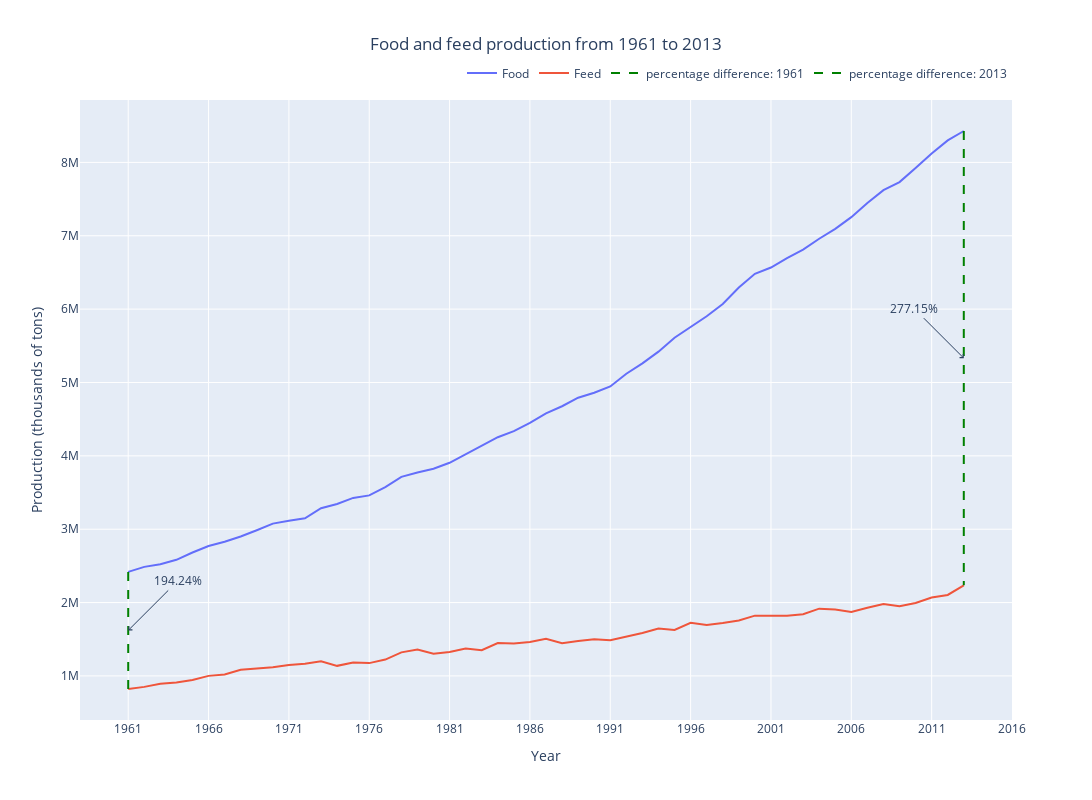
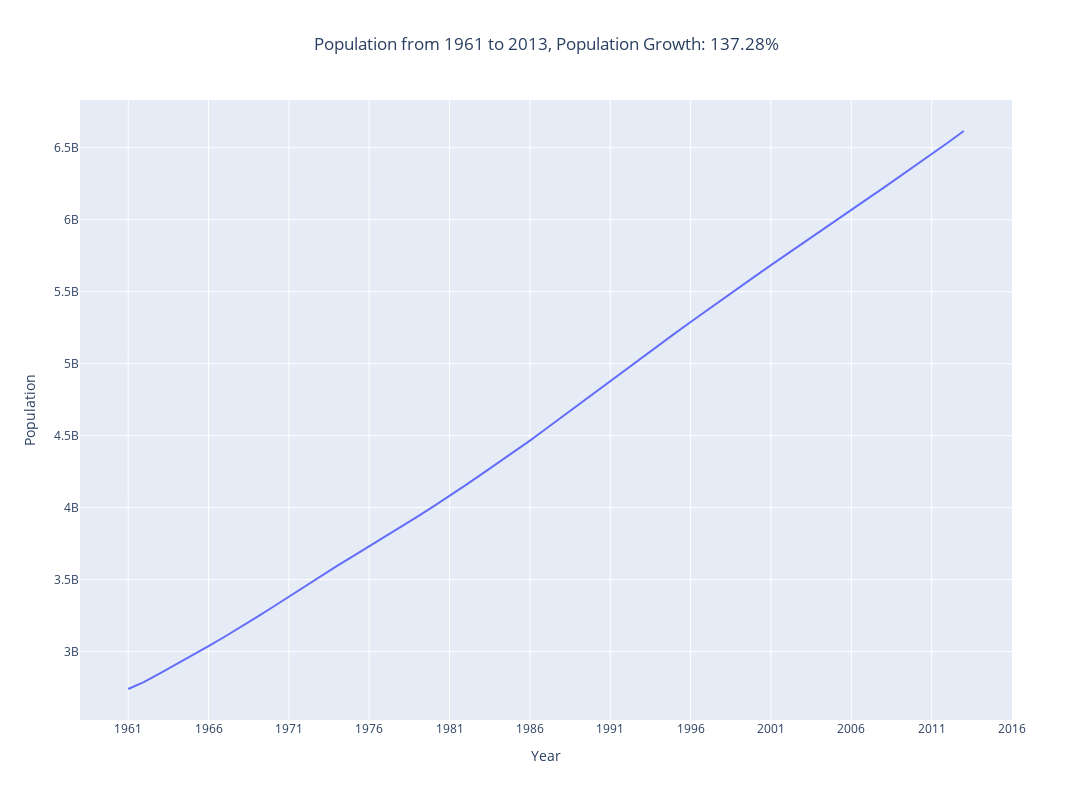
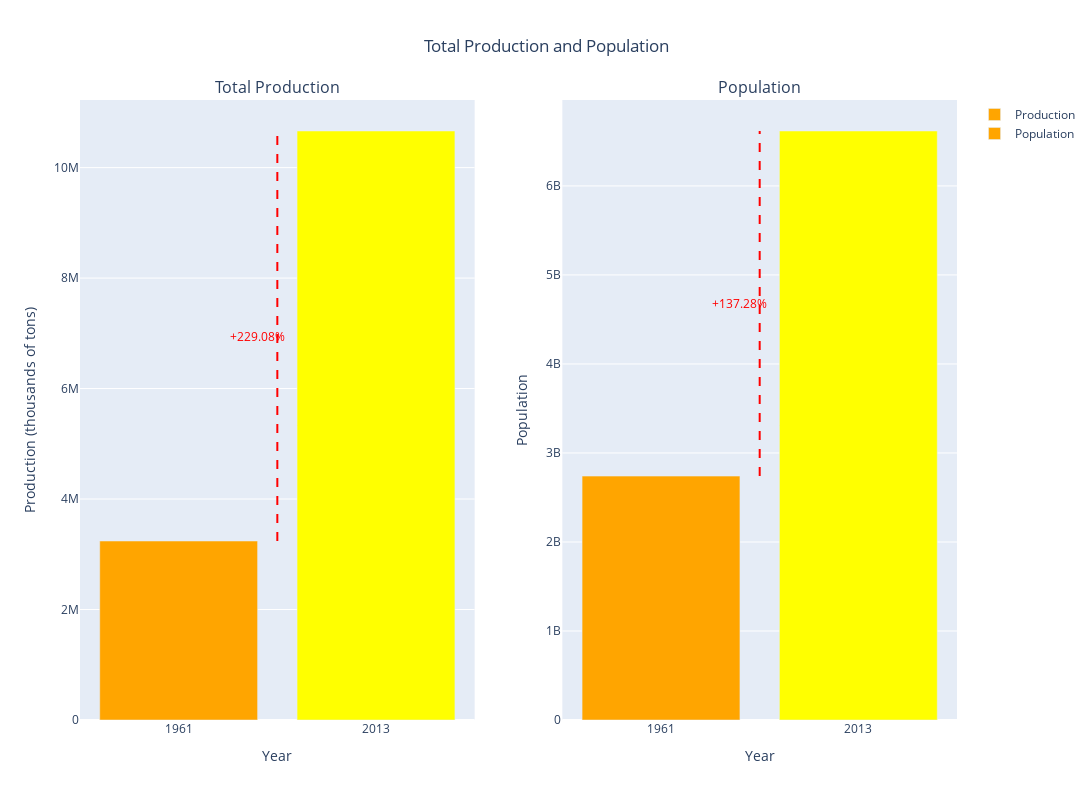

Source (notebook cell) for these figures, in order:
### Markdown cell above
We can proceed with exploring and visualizing the data. First, let's observe the trends of food and feed production and population growth from 1961 to 2013.

### Code cell
# group by year and element, then sum up the production
production_data = df_fao.groupby(['year', 'element'])['production'].sum().reset_index()

# min and max years
min_year = production_data['year'].min()
max_year = production_data['year'].max()

# first and last food and feed productions
first_data = production_data[production_data['year'] == min_year]
last_data = production_data[production_data['year'] == max_year]
first_food_production = first_data[first_data['element'] == 'Food']['production'].values[0]
first_feed_production = first_data[first_data['element'] == 'Feed']['production'].values[0]
last_food_production = last_data[last_data['element'] == 'Food']['production'].values[0]
last_feed_production = last_data[last_data['element'] == 'Feed']['production'].values[0]

# percentage differences
difference_percentage_first = ((first_food_production - first_feed_production) / first_feed_production) * 100
difference_percentage_last = ((last_food_production - last_feed_production) / last_feed_production) * 100

# create traces for food and feed productions
food_trace = go.Scatter(x=production_data[production_data['element'] == 'Food']['year'],
                        y=production_data[production_data['element'] == 'Food']['production'],
                        mode='lines',
                        name='Food')

feed_trace = go.Scatter(x=production_data[production_data['element'] == 'Feed']['year'],
                        y=production_data[production_data['element'] == 'Feed']['production'],
                        mode='lines',
                        name='Feed')

# create vertical lines for the first and last points
first_line = go.Scatter(x=[min_year, min_year],
                        y=[first_food_production, first_feed_production],
                        mode='lines',
                        line=dict(color='green', dash='dash'),
                        name=f'percentage difference: {min_year}')

last_line = go.Scatter(x=[max_year, max_year],
                       y=[last_food_production, last_feed_production],
                       mode='lines',
                       line=dict(color='green', dash='dash'),
                       name=f'percentage difference: {max_year}')

# add annotations for percentage differences
annotations = [
    dict(x=min_year, y=(first_food_production + first_feed_production) / 2,
         text=f'{difference_percentage_first:.2f}%',
         showarrow=True,
         arrowhead=4,
         ax=50,
         ay=-50),
    dict(x=max_year, y=(last_food_production + last_feed_production) / 2,
         text=f'{difference_percentage_last:.2f}%',
         showarrow=True,
         arrowhead=4,
         ax=-50,
         ay=-50)
]

# create the figure
fig = go.Figure(data=[food_trace, feed_trace, first_line, last_line],
                layout=dict(title=dict(text=f'Food and feed production from {min_year} to {max_year}',
                                        x=0.5),  # center title
                            xaxis=dict(title='Year', tickmode='linear', tick0=min_year, dtick=5,
                                       range=[min_year - 3, max_year + 3]),  # set axis range
                            yaxis=dict(title='Production (thousands of tons)'),
                            legend=dict(orientation="h", yanchor="bottom", y=1.02, xanchor="right", x=1),
                            annotations=annotations,
                            width=1800,  # set width
                            height=800))  # set height

# show the plot
fig.show()

# select only the columns of interest (from 1961 onwards) and calculate the sum for each year
pop_tot_years = df_pop.iloc[:, 3:].sum()

# percentage difference
difference_percentage_pop = ((pop_tot_years.iloc[-1] - pop_tot_years.iloc[1]) / pop_tot_years.iloc[1]) * 100

# create trace for population
pop_trace = go.Scatter(x=production_data[production_data['element'] == 'Food']['year'],
                        y=pop_tot_years,
                        mode='lines',
                        name='Population')

# create the figure
fig = go.Figure(data=pop_trace,
                layout=dict(title=dict(text=f'Population from {min_year} to {max_year}, '
                                             f'Population Growth: {difference_percentage_pop:.2f}%',
                                        x=0.5),  # center title
                            xaxis=dict(title='Year', tickmode='linear', tick0=min_year, dtick=5,
                                       range=[min_year - 3, max_year + 3]),  # set axis range
                            yaxis=dict(title='Population'),
                            legend=dict(orientation="h", yanchor="bottom", y=1.02, xanchor="right", x=1),
                            width=1800,  # set width
                            height=800))  # set height

# show the plot
fig.show()

# production and population data for the first and last year
first_year_data = production_data.loc[production_data['year'] == min_year]
last_year_data = production_data.loc[production_data['year'] == max_year]
first_pop = pop_tot_years.iloc[0]
last_pop = pop_tot_years.iloc[-1]

# calculate percentage difference
production_change_percentage = ((last_year_data['production'].sum() - first_year_data['production'].sum()) / 
                                first_year_data['production'].sum()) * 100

# calculate percentage positions for the dashed line
y_position_prod = [first_year_data['production'].sum(), last_year_data['production'].sum()]
y_position_pop = [first_pop, last_pop]

# create figure with two subplots
fig = make_subplots(rows=1, cols=2, subplot_titles=("Total Production", "Population"))

# data for the first subplot (Production)
fig.add_trace(go.Bar(x=[0, 1], 
                     y=[first_year_data['production'].sum(), last_year_data['production'].sum()],
                     marker=dict(color=['orange', 'yellow']),
                     name="Production"),
              row=1, col=1)

# data for the second subplot (Population)
fig.add_trace(go.Bar(x=[0, 1], 
                     y=[first_pop, last_pop],
                     marker=dict(color=['orange', 'yellow']),
                     name="Population"),
              row=1, col=2)

# set custom labels on the x-axis
fig.update_xaxes(tickvals=[0, 1], ticktext=[min_year, max_year], row=1, col=1)
fig.update_xaxes(tickvals=[0, 1], ticktext=[min_year, max_year], row=1, col=2)

# set titles and axis labels for the Production subplot
fig.update_xaxes(title_text="Year", row=1, col=1)
fig.update_yaxes(title_text="Production (thousands of tons)", row=1, col=1)

# set titles and axis labels for the Population subplot
fig.update_xaxes(title_text="Year", row=1, col=2)
fig.update_yaxes(title_text="Population", row=1, col=2)

# add dashed line annotation for Production increase
fig.add_shape(type="line",
              x0=0.5, y0=y_position_prod[0],
              x1=0.5, y1=y_position_prod[1],
              line=dict(color="red", width=2, dash="dash"),
              row=1, col=1)

# add dashed line annotation for Population increase
fig.add_shape(type="line",
              x0=0.5, y0=y_position_pop[0],
              x1=0.5, y1=y_position_pop[1],
              line=dict(color="red", width=2, dash="dash"),
              row=1, col=2)

# add annotation for the percentage increase in Production
fig.add_annotation(x=0.4, y=y_position_prod[0] + (y_position_prod[1] - y_position_prod[0]) / 2,
                   text=f"+{production_change_percentage:.2f}%",
                   showarrow=False,
                   font=dict(color="red", size=12),
                   row=1, col=1)

# add annotation for the percentage increase in Population
fig.add_annotation(x=0.4, y=y_position_pop[0] + (y_position_pop[1] - y_position_pop[0]) / 2,
                   text=f"+{difference_percentage_pop:.2f}%",
                   showarrow=False,
                   font=dict(color="red", size=12),
                   row=1, col=2)

# set layout of the figure with specified width and height
fig.update_layout(title_text="Total Production and Population", 
                  title_xanchor="center", title_yanchor="top",
                  title_x=0.5, title_y=0.95,
                  width=1800, height=800) 

# show the figure
fig.show()

### Figure 1 — Plotly figure (JSON) as saved in the notebook; plotly's stock layout.template omitted (floating-point values rounded to 4 significant figures)
{"data": [{"mode": "lines", "name": "Food", "type": "scatter", "x": [1961, 1962, 1963, 1964, 1965, 1966, 1967, 1968, 1969, 1970, 1971, 1972, 1973, 1974, 1975, 1976, 1977, 1978, 1979, 1980, 1981, 1982, 1983, 1984, 1985, 1986, 1987, 1988, 1989, 1990, 1991, 1992, 1993, 1994, 1995, 1996, 1997, 1998, 1999, 2000, 2001, 2002, 2003, 2004, 2005, 2006, 2007, 2008, 2009, 2010, 2011, 2012, 2013], "y": [2418000.0, 2487000.0, 2524000.0, 2582000.0, 2682000.0, 2771000.0, 2829000.0, 2900000.0, 2985000.0, 3076000.0, 3116000.0, 3148000.0, 3287000.0, 3344000.0, 3426000.0, 3461000.0, 3574000.0, 3713000.0, 3774000.0, 3823000.0, 3906000.0, 4020000.0, 4135000.0, 4254000.0, 4337000.0, 4448000.0, 4579000.0, 4676000.0, 4792000.0, 4860000.0, 4945000.0, 5119000.0, 5261000.0, 5420000.0, 5610000.0, 5752000.0, 5902000.0, 6069000.0, 6294000.0, 6482000.0, 6567000.0, 6696000.0, 6812000.0, 6960000.0, 7095000.0, 7254000.0, 7447000.0, 7622000.0, 7731000.0, 7925000.0, 8122000.0, 8300000.0, 8428000.0]}, {"mode": "lines", "name": "Feed", "type": "scatter", "x": [1961, 1962, 1963, 1964, 1965, 1966, 1967, 1968, 1969, 1970, 1971, 1972, 1973, 1974, 1975, 1976, 1977, 1978, 1979, 1980, 1981, 1982, 1983, 1984, 1985, 1986, 1987, 1988, 1989, 1990, 1991, 1992, 1993, 1994, 1995, 1996, 1997, 1998, 1999, 2000, 2001, 2002, 2003, 2004, 2005, 2006, 2007, 2008, 2009, 2010, 2011, 2012, 2013], "y": [821900.0, 850800.0, 893900.0, 910700.0, 944900.0, 1001000.0, 1019000.0, 1084000.0, 1100000.0, 1117000.0, 1148000.0, 1165000.0, 1199000.0, 1137000.0, 1183000.0, 1175000.0, 1223000.0, 1321000.0, 1360000.0, 1304000.0, 1327000.0, 1374000.0, 1351000.0, 1448000.0, 1444000.0, 1462000.0, 1507000.0, 1446000.0, 1477000.0, 1501000.0, 1486000.0, 1531000.0, 1585000.0, 1646000.0, 1627000.0, 1723000.0, 1693000.0, 1720000.0, 1755000.0, 1822000.0, 1825000.0, 1820000.0, 1841000.0, 1917000.0, 1905000.0, 1871000.0, 1930000.0, 1980000.0, 1950000.0, 1995000.0, 2070000.0, 2104000.0, 2235000.0]}, {"line": {"color": "green", "dash": "dash"}, "mode": "lines", "name": "percentage difference: 1961", "type": "scatter", "x": [1961, 1961], "y": [2418262, 821878]}, {"line": {"color": "green", "dash": "dash"}, "mode": "lines", "name": "percentage difference: 2013", "type": "scatter", "x": [2013, 2013], "y": [8428042, 2234680]}], "layout": {"annotations": [{"arrowhead": 4, "ax": 50, "ay": -50, "showarrow": true, "text": "194.24%", "x": 1961, "y": 1620070}, {"arrowhead": 4, "ax": -50, "ay": -50, "showarrow": true, "text": "277.15%", "x": 2013, "y": 5331361}], "height": 800, "legend": {"orientation": "h", "x": 1, "xanchor": "right", "y": 1.02, "yanchor": "bottom"}, "title": {"text": "Food and feed production from 1961 to 2013", "x": 0.5}, "width": 1800, "xaxis": {"dtick": 5, "range": [1958, 2016], "tick0": 1961, "tickmode": "linear", "title": {"text": "Year"}}, "yaxis": {"title": {"text": "Production (thousands of tons)"}}}}

### Figure 2 — Plotly figure (JSON) as saved in the notebook; plotly's stock layout.template omitted (floating-point values rounded to 4 significant figures)
{"data": [{"mode": "lines", "name": "Population", "type": "scatter", "x": [1961, 1962, 1963, 1964, 1965, 1966, 1967, 1968, 1969, 1970, 1971, 1972, 1973, 1974, 1975, 1976, 1977, 1978, 1979, 1980, 1981, 1982, 1983, 1984, 1985, 1986, 1987, 1988, 1989, 1990, 1991, 1992, 1993, 1994, 1995, 1996, 1997, 1998, 1999, 2000, 2001, 2002, 2003, 2004, 2005, 2006, 2007, 2008, 2009, 2010, 2011, 2012, 2013], "y": [2740000000.0, 2789000000.0, 2849000000.0, 2911000000.0, 2973000000.0, 3038000000.0, 3103000000.0, 3170000000.0, 3239000000.0, 3309000000.0, 3382000000.0, 3453000000.0, 3524000000.0, 3595000000.0, 3664000000.0, 3731000000.0, 3799000000.0, 3867000000.0, 3937000000.0, 4008000000.0, 4081000000.0, 4156000000.0, 4233000000.0, 4309000000.0, 4386000000.0, 4466000000.0, 4548000000.0, 4631000000.0, 4714000000.0, 4798000000.0, 4882000000.0, 4965000000.0, 5047000000.0, 5128000000.0, 5209000000.0, 5289000000.0, 5370000000.0, 5450000000.0, 5529000000.0, 5607000000.0, 5685000000.0, 5763000000.0, 5840000000.0, 5916000000.0, 5993000000.0, 6069000000.0, 6145000000.0, 6222000000.0, 6299000000.0, 6376000000.0, 6454000000.0, 6535000000.0, 6617000000.0]}], "layout": {"height": 800, "legend": {"orientation": "h", "x": 1, "xanchor": "right", "y": 1.02, "yanchor": "bottom"}, "title": {"text": "Population from 1961 to 2013, Population Growth: 137.28%", "x": 0.5}, "width": 1800, "xaxis": {"dtick": 5, "range": [1958, 2016], "tick0": 1961, "tickmode": "linear", "title": {"text": "Year"}}, "yaxis": {"title": {"text": "Population"}}}}

### Figure 3 — Plotly figure (JSON) as saved in the notebook; plotly's stock layout.template omitted (floating-point values rounded to 4 significant figures)
{"data": [{"marker": {"color": ["orange", "yellow"]}, "name": "Production", "type": "bar", "x": [0, 1], "xaxis": "x", "y": [3240140, 10662722], "yaxis": "y"}, {"marker": {"color": ["orange", "yellow"]}, "name": "Population", "type": "bar", "x": [0, 1], "xaxis": "x2", "y": [2739718275, 6616800452], "yaxis": "y2"}], "layout": {"annotations": [{"font": {"size": 16}, "showarrow": false, "text": "Total Production", "x": 0.225, "xanchor": "center", "xref": "paper", "y": 1, "yanchor": "bottom", "yref": "paper"}, {"font": {"size": 16}, "showarrow": false, "text": "Population", "x": 0.775, "xanchor": "center", "xref": "paper", "y": 1, "yanchor": "bottom", "yref": "paper"}, {"font": {"color": "red", "size": 12}, "showarrow": false, "text": "+229.08%", "x": 0.4, "xref": "x", "y": 6951431, "yref": "y"}, {"font": {"color": "red", "size": 12}, "showarrow": false, "text": "+137.28%", "x": 0.4, "xref": "x2", "y": 4678000000.0, "yref": "y2"}], "height": 800, "shapes": [{"line": {"color": "red", "dash": "dash", "width": 2}, "type": "line", "x0": 0.5, "x1": 0.5, "xref": "x", "y0": 3240140, "y1": 10662722, "yref": "y"}, {"line": {"color": "red", "dash": "dash", "width": 2}, "type": "line", "x0": 0.5, "x1": 0.5, "xref": "x2", "y0": 2739718275, "y1": 6616800452, "yref": "y2"}], "title": {"text": "Total Production and Population", "x": 0.5, "xanchor": "center", "y": 0.95, "yanchor": "top"}, "width": 1800, "xaxis": {"anchor": "y", "domain": [0, 0.45], "ticktext": [1961, 2013], "tickvals": [0, 1], "title": {"text": "Year"}}, "xaxis2": {"anchor": "y2", "domain": [0.55, 1], "ticktext": [1961, 2013], "tickvals": [0, 1], "title": {"text": "Year"}}, "yaxis": {"anchor": "x", "domain": [0, 1], "title": {"text": "Production (thousands of tons)"}}, "yaxis2": {"anchor": "x2", "domain": [0, 1], "title": {"text": "Population"}}}}
